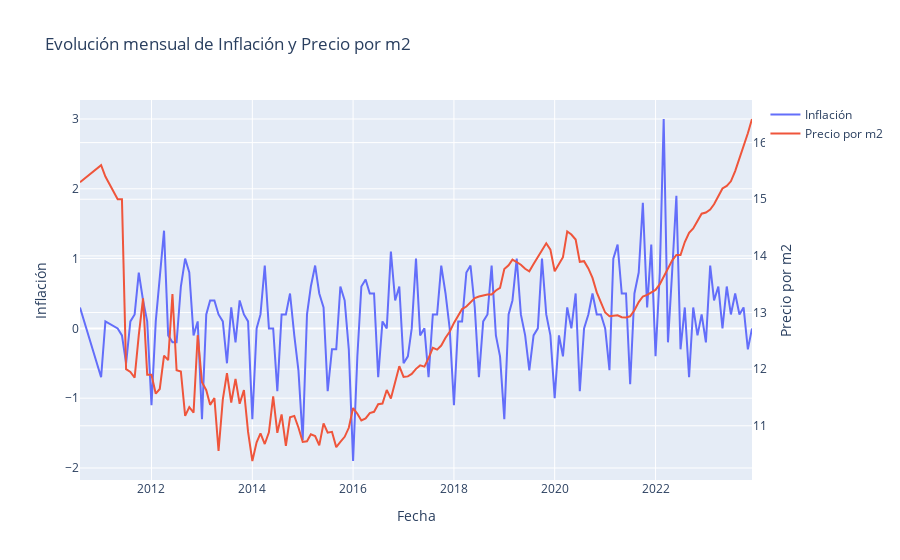

Write notebook code for a chart like this one.
### Markdown cell above
**4. EVOLUCIÓN DE LA INFLACIÓN Y EL PRECIO M2**

### Code cell
df['date'] = pd.to_datetime(df['date'])

monthly_data = df.groupby(df['date'].dt.to_period('M')).agg({
    'inflation': 'mean',
    'm2_price': 'mean'
}).reset_index()

monthly_data['date'] = monthly_data['date'].dt.to_timestamp()

fig5 = go.Figure()
fig5.add_trace(
    go.Scatter(
        x=monthly_data['date'],
        y=monthly_data['inflation'],
        mode='lines',
        name='Inflación'    )
)
fig5.add_trace(
    go.Scatter(
        x=monthly_data['date'],
        y=monthly_data['m2_price'],
        mode='lines',
        name='Precio por m2',
        yaxis="y2"
    )
)

fig5.update_layout(
    title="Evolución mensual de Inflación y Precio por m2",
    xaxis_title="Fecha",
    yaxis_title="Inflación",
    yaxis2=dict(
        title="Precio por m2",
        overlaying="y",
        side="right"
    ),
)

fig5.show()

### Figure 1 — Plotly figure (JSON) as saved in the notebook; plotly's stock layout.template omitted (floating-point values rounded to 4 significant figures; data arrays with more than 128 entries replaced by an {"elided": "..."} marker saying what was removed)
{"data": [{"mode": "lines", "name": "Inflación", "type": "scatter", "x": {"elided": "155 str values"}, "y": {"elided": "155 float values"}}, {"mode": "lines", "name": "Precio por m2", "type": "scatter", "x": {"elided": "155 str values"}, "y": {"elided": "155 float values"}, "yaxis": "y2"}], "layout": {"title": {"text": "Evolución mensual de Inflación y Precio por m2"}, "xaxis": {"title": {"text": "Fecha"}}, "yaxis": {"title": {"text": "Inflación"}}, "yaxis2": {"overlaying": "y", "side": "right", "title": {"text": "Precio por m2"}}}}
